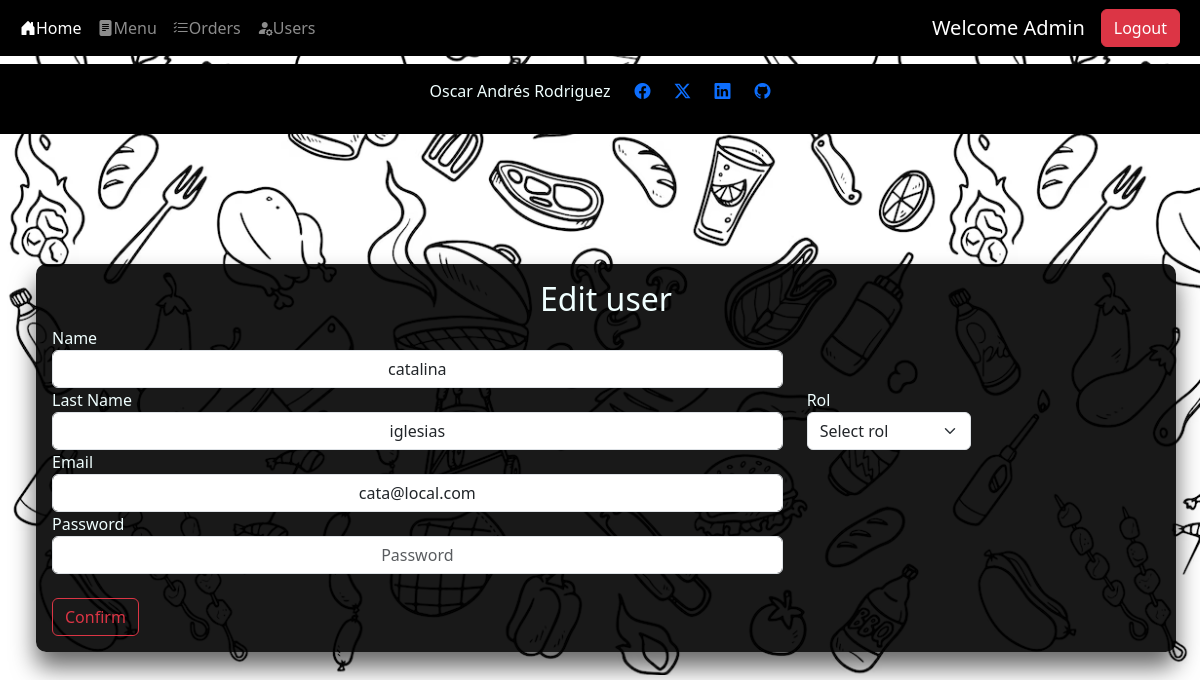
The page /users/update_user/5 (signed in) on the database its author committed.
### src/db/db_models.py (models this page shows)
class Users(Base):
    __tablename__ = "users"
    id = Column(Integer,primary_key=True, index=True)
    name = Column(String)
    last_name = Column(String)
    email = Column(String, unique=True, index=True, nullable=False)
    password = Column(String, nullable=False)
    rol_id = Column(Integer, ForeignKey('roles.id'), nullable=True)

### src/routes/users.py (the view)
@router.get('/update_user/{id}')
def update_user_page(request: Request, response:Response, id:int, db: Session = Depends(get_db)):
    print("Loading edit user page")
    user, body = get_current_user(request=request, db=db)
    if user is None:
        return RedirectResponse(url="/home",status_code=status.HTTP_307_TEMPORARY_REDIRECT)
    if user.rol_id != 1:
        body["msg"] = "Unauthorized user getting back to home page"
        return templates.TemplateResponse("users.html", body)
    edit_user = db.query(Users).filter(Users.id == id).first()
    body["user"] = edit_user
    return templates.TemplateResponse("edit-user.html", body)

### templates/edit-user.html (shortened to what this page needs)
{% extends "layout.html" %}
{% block content %}
<div class="center-box container m-4 p-3" >
    <h2 class="text-center">Edit user</h2>
    <form action="/users/update_user/{{user.id}}" method="post">
        <div class="row align-items-center">
            <div class="col-md-8 ">
                <label for="name">Name</label>
                <input type="text" class="form-control text-center" name="name" id="name" value="{{user.name}}">
            </div>
            <div class=" col-md-8">
                <label for="last_name">Last Name</label>
                <input type="text" class="form-control text-center" name="last_name" id="last_name" value="{{user.last_name}}">
            </div>
            <div class=" col-md-2">
                <label for="rol">Rol</label>
                <select name="rol" id="rol" class="form-select">
                    <option selected>Select rol</option>
                </select>
            </div>
        </div>
        <div class="row align-items-center">
            <div class="col-8">
                <label for="email">Email</label>
                <input type="email" class="form-control text-center" name="email" id="email" value="{{user.email}}">
            </div>
            <div class="col-8">
                <label for="password">Password</label>
                <input type="password" class="form-control text-center" name="password" id="password" placeholder="Password">
            </div>
        </div>
        <div class="col-auto pt-4">
            <button type="submit" class="btn btn-outline-danger ">Confirm</button>
        </div>
    </form>
</div>
{% endblock %}

### templates/nav-bar.html (shortened to what this page needs)
<nav class="navbar navbar-expand-lg navbar-dark bg-black ">
    <div class="container-fluid">
      <div class="collapse navbar-collapse" id="navbarSupportedContent">
        <ul class="navbar-nav me-auto mb-2 mb-lg-0">
          <li class="nav-item">
            <a class="nav-link active" aria-current="page" href="/home"> <i class="bi-house-door-fill"></i>Home</a>
          </li>
        {% if session %}
          <li class="nav-item">
            <a class="nav-link" href="/menu"> <i class="bi-file-text-fill"></i>Menu</a>
          </li>
          <li class="nav-item">
            <a class="nav-link" href="/orders"> <i class="bi-list-check"></i>Orders</a>
          </li>
        {% endif %}
        {% if rol == 1%}
          <li class="nav-item">
            <a class="nav-link" href="/users/users"> <i class="bi-person-fill-gear"></i>Users</a>
          </li>
        {% endif %}
      </ul>
      {% if USERNAME  %}
      <a class="navbar-brand">Welcome {{ USERNAME | title }}</a>
      {% endif %}
        {% if session == True %}
        <form class="d-flex" role="logout" method="post" action="/logout">
          <button class="btn btn-danger me-2" href="/logout" type="submit">Logout</button>
        </form>
          {% else %}
          <a class="btn btn-success me-2" href="/login">Login</a>
          <a class="btn btn-info me-2" href="/register">Register</a>
          {% endif %}
      </div>
    </div>
  </nav>

### static/styles.css (style rules this page uses)
body { background-image: url("/static/food.png"); }
.center-box { position: absolute; top: 30%; background: rgba(0,0,0,.9); color: azure; box-sizing: border-box; box-shadow: 0 15px 25px rgba(0,0,0,.6); border-radius: 10px; }

### rows shown on the page
Users: name "Admin"
Users: name "catalina", last_name "iglesias", email "cata@local.com"
